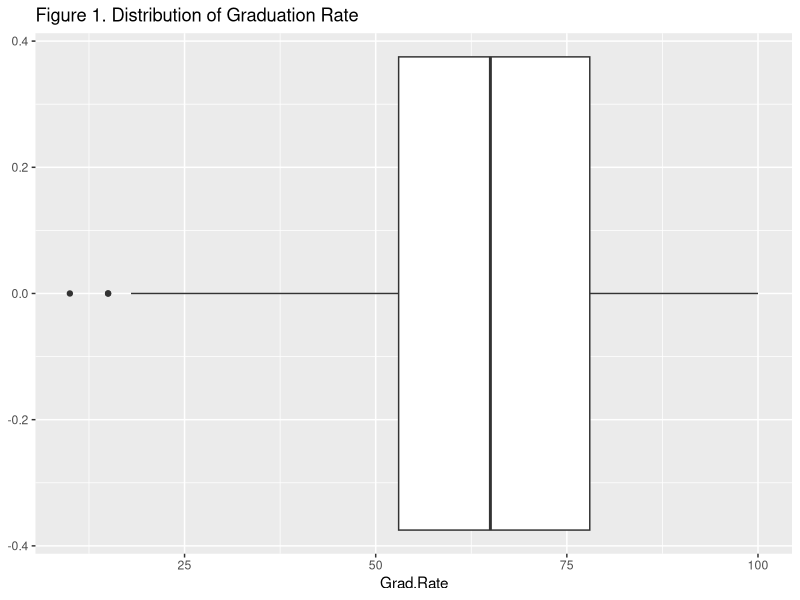
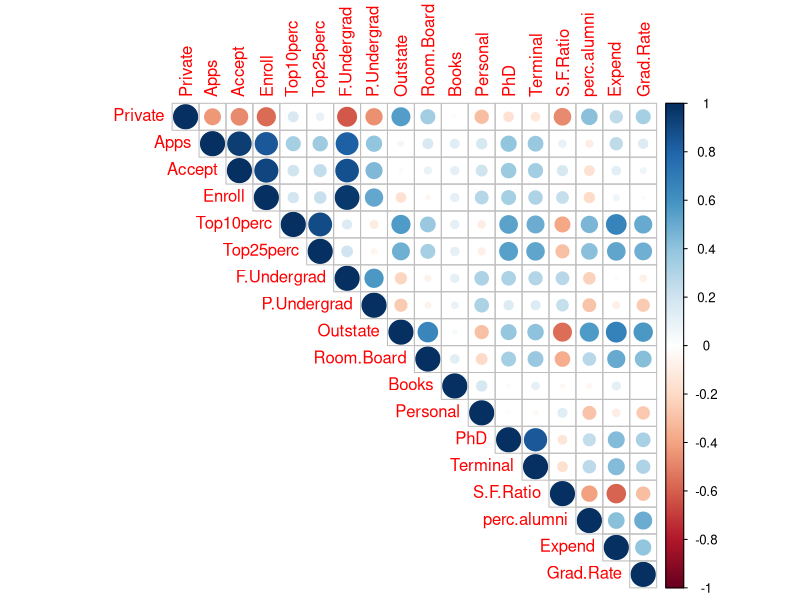
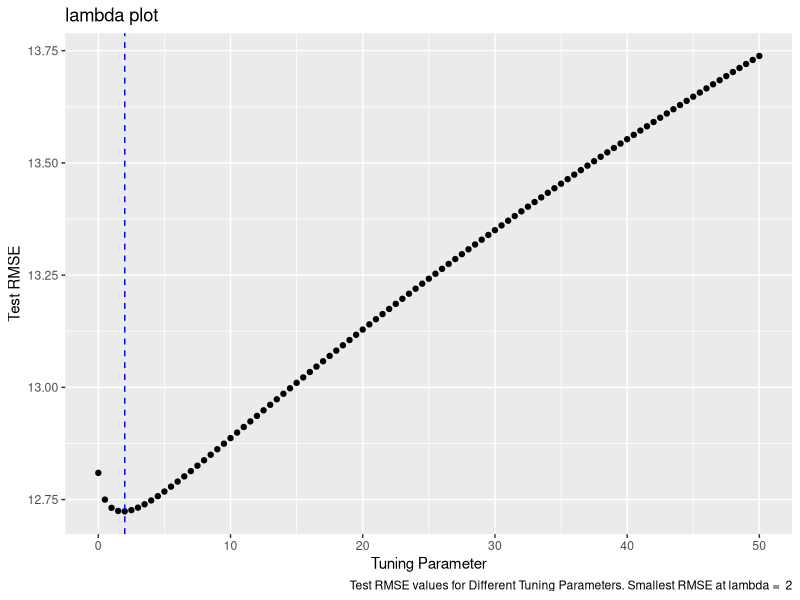

These charts were generated, in order, by the following R code:
## ---- chunk 1
knitr::opts_chunk$set(echo = TRUE)
## ---- chunk 2
#Load all required packages
library(ggplot2)
library(broom)
library(gridExtra)
library(dplyr)
library(class)
library(tidyverse)
library(gridExtra)
library(leaps)
library(corrplot)
library(RColorBrewer)
library(glmnet)
## ---- chunk 3
#loading data needed
collegeData<-read.csv("collegedata.csv")
## ---- chunk 4
glimpse(collegeData)
## ---- chunk 5
ggplot(data=collegeData,aes(x=Grad.Rate))+
  geom_boxplot()+
  ggtitle("Figure 1. Distribution of Graduation Rate")
## ---- chunk 6
gradmax<-max(collegeData$Grad.Rate)
gradmin<-min(collegeData$Grad.Rate)
knitr::kable(c("Largest" = gradmax,"Smallest" = gradmin),caption =  "Table 1. Largest and Smallest")
## ---- chunk 7
## MSE = RSS/n
MSE<-sum((collegeData$Grad.Rate-mean(collegeData$Grad.Rate))^2)/776
RMSE<-sqrt(MSE)
knitr::kable(c("MSE" = MSE,"RMSE" = RMSE),caption = "Table 2.MSE and RMSE")
## ---- chunk 8
fac_ratio_only<-lm(data = collegeData, Grad.Rate~S.F.Ratio)
SFonly_Pred<-data.frame("Y_hat" = rep(NA,776))
SFonly_Pred$Y_hat<-predict(fac_ratio_only)
MSE_fac_Ratio<-sum((SFonly_Pred$Y_hat-mean(SFonly_Pred$Y_hat))^2)/776
RMSE_fac_Ratio<-sqrt(MSE_fac_Ratio)
## ---- chunk 9
collegeData$Private<-ifelse(collegeData$Private == "Yes",1,0)
M<-cor(collegeData[,2:19])
corrplot(M, method = "circle",type = "upper")
## ---- chunk 10
XD <- model.matrix(Grad.Rate ~ ., data = collegeData[,-1])
## ---- chunk 11
# Train Ridge
ridge.model2<- glmnet(XD[,-1], collegeData$Grad.Rate, alpha = 0, lambda =2 , standardize = TRUE)
## ---- chunk 12
# Print the coefficients
Betas <- data.frame("Ridge" = as.numeric(coefficients(ridge.model2)))
rownames(Betas) <- colnames(XD)
knitr::kable(Betas,
            caption = "Table 3. Coefficients with Tuning Parameter = 2")
## ---- chunk 13
knitr::kable(sum(ridge.model2$beta),caption = "Table 4. Sum of Coefficients when lambda = 2 ")
## ---- chunk 14
ridge.model200<- glmnet(XD[,-1], collegeData$Grad.Rate, alpha = 0, lambda =200 , standardize = TRUE)


Betas200 <- data.frame("Ridge" = as.numeric(coefficients(ridge.model2)))
rownames(Betas200) <- colnames(XD)
knitr::kable(Betas200,
            caption = "Table 5. Coefficients with Tuning Parameter = 200 ")
## ---- chunk 15
knitr::kable(sum(ridge.model200$beta),caption = "Table 6. Sum of Coefficients when lambda = 200")
## ---- chunk 16
set.seed(114514)
ridge.mod <- cv.glmnet(XD[,-1], collegeData$Grad.Rate , alpha = 0 , lambda = seq(from=0, to=50,by=0.5) , standardize = TRUE)
## ---- chunk 17
ridgePlot <- function(ridge.mod, metric, title){
  library(ggplot2)
  
  smallestLambda <- ridge.mod$lambda[which.min(ridge.mod$cvm)] 
  
  if(metric == "MSE"){
  g1 <- ggplot( data.frame(ridge.mod$lambda), aes( x = ridge.mod$lambda, y = (ridge.mod$cvm))) + geom_point() + geom_vline( xintercept = smallestLambda, col = "blue" , lty = 2 ) +  labs(caption = paste("Test MSE values for Different Tuning Parameters. Smallest MSE at lambda = ", smallestLambda), title = title, y = "Test MSE", x = "Tuning Parameter")
  
  }
  
  if(metric == "RMSE"){
  g1 <- ggplot( data.frame(ridge.mod$lambda), aes( x = ridge.mod$lambda, y = sqrt(ridge.mod$cvm))) + geom_point() + geom_vline( xintercept = smallestLambda, col = "blue" , lty = 2 ) +  labs(caption = paste("Test RMSE values for Different Tuning Parameters. Smallest RMSE at lambda = ", smallestLambda), title = title, y = "Test RMSE", x = "Tuning Parameter")

  }
  
  g1
}
## ---- chunk 18
ridgePlot(ridge.mod, metric = "RMSE" , title ="lambda plot" )
